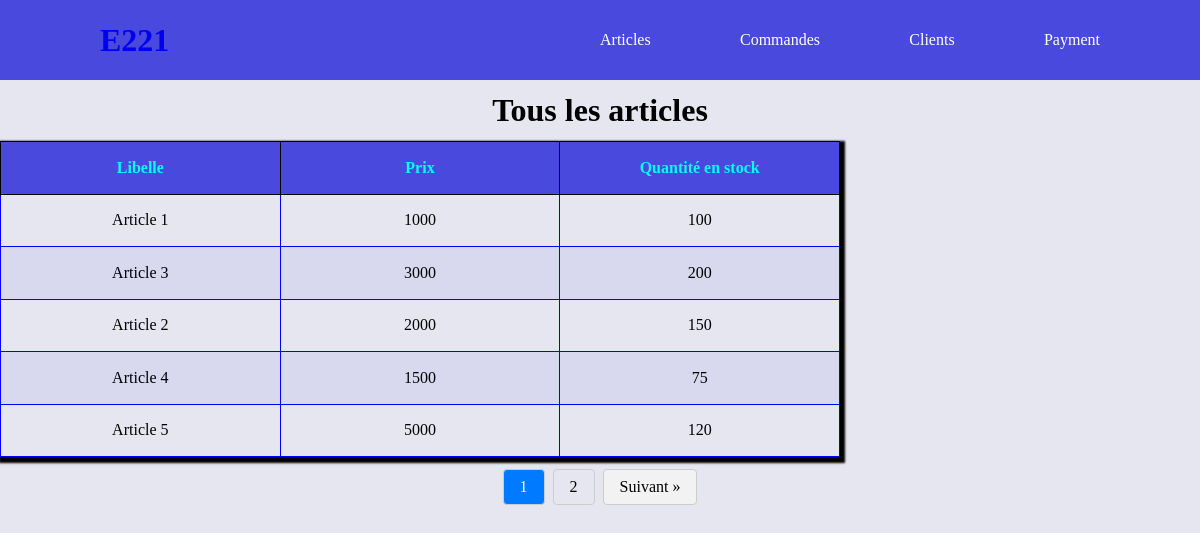
Screenshot of /?controller=article&page=article with the database file from the repository.
### tables this page shows
CREATE TABLE article(
   ida INT NOT NULL AUTO_INCREMENT,
   ref_art VARCHAR(50),
   libelle VARCHAR(50),
   prixunitaire VARCHAR(10),
   qtestock int,
   PRIMARY KEY(ida)
);

### config/helpers.php (called while the page is built, shortened)
<?php
function loadview(string $views, array $data = [], $layout = "base")
{
    extract($data);
    require_once(ROOT . "/views/" . $views);
}
function path(string $controller, string $page, array $additional = []): string
{
    $link = WEBROOT . "/?controller=$controller&page=$page";
    if (!empty($additional)) {
      foreach ($additional as $key => $value) {
        $link=$link."&"."$key=$value";
      }
    }
    return $link;
}
function countElement(string $table){
    $sql= "select count(*) as total from $table"  ;
   return executeSelect($sql,[],true);
}

### public/index.php (called while the page is built, shortened)
<?php
    require_once(ROOT."/config/router.php");

### bd/database.php (called while the page is built, shortened)
<?php
function openConnexion(){
    $data=null;
    $servername = 'localhost';
    $username = 'gesarticle';
    $password = 'passer123';
    $dbname="article";
    try {
        $conn = new PDO("mysql:host=$servername;dbname=$dbname", $username, $password);
        $conn->setAttribute(PDO::ATTR_ERRMODE, PDO::ERRMODE_EXCEPTION);
        $conn->setAttribute(PDO::ATTR_DEFAULT_FETCH_MODE, PDO::FETCH_ASSOC);
        return $conn;
    } catch(PDOException $e) {
        echo "Erreur de connexion à la base de données : " . $e->getMessage();
    }
}
function executeSelect(string $sql,array $data=[],$one=false) {
        $conn=openConnexion();
        $statement = $conn->prepare($sql);
      count($data)==0?$statement->execute():$statement->execute($data);
      $result=$one==true?$statement->fetch():$statement->fetchAll();
        return $result ;
}

### model/article.model.php (called while the page is built, shortened)
<?php
function findAllArticles( $debut=0){
    $sql="select *  from article ";
    $sql=$sql."limit $debut,5";
    return executeSelect($sql);
}

### views/article/allarticle.html.php (the view, shortened to what this page needs)
<h1> Tous les articles <?= isset($_GET["key"])? "de la commande" :"" ?></h1>
 <table  >
    <thead>
        <th>Libelle</th>
        <th>Prix</th>
        <th> Quantité en stock</th>
    </thead>
    <tbody>
    <?php foreach ($articles as $key => $article) : ?>
        <tr>
            <td><?=  $article["libelle"] ?></td>
            <td><?=  $article["prixunitaire"] ?></td>
            <td><?=  $article["qtestock"] ?></td>
        </tr>
        <?php endforeach?>
    </tbody>
 </table>
 <div class="flex jcc aic col-12 espaceTB">
    <div class="pagination ">
        <?php for ($i = 1; $i <= $nbr_page; $i++) : ?>
            <a href=" <?= path('article', 'article', ['pos' => $i]) ?>" class=<?=$page==$i?"active":""?>><?= $i ?> </a>
        <?php endfor ?>
        <?php if ($page < $nbr_page) : ?>
        <a href="<?= path('article', 'article', ['pos' => ($page+1)]) ?>" class="next">Suivant &raquo;</a>
        <?php endif ?>
    </div>
</div>

### public/css/style.css (style rules this page uses)
* { padding: 0; margin: 0; list-style-type: none; text-decoration: none; box-sizing: border-box; }
.espaceTB { margin: 1% 0%; }
.jcc { justify-content: center; }
.flex { display: flex; align-items: center; }
body { background-color: rgb(230, 230, 240); }
table { border-collapse: collapse; box-shadow: 2px 3px 2px 3px black; width: 70%; text-align: center; table-layout: fixed; }
th { border: solid 1px black; padding: 2%; background-color: rgb(73, 73, 221); color: aqua; text-align: center; }
td { border: solid 1px blue; padding: 2%; text-align: center; }
tbody tr:nth-child(even) { background-color: rgb(216, 216, 239); }
h1 { text-align: center; margin: 1% 0; }
.pagination { display: flex; list-style: none; padding: 0; }
.pagination a { color: #000; text-decoration: none; padding: 8px 16px; margin: 0 4px; border: 1px solid #ccc; border-radius: 4px; }
.pagination a.active { background-color: #007bff; color: #fff; }
.pagination .prev, .pagination .next { background-color: #f2f2f2; }
.col-12 { width: 100%; }

### rows the page displays
article: libelle "Article 1", prixunitaire "1000", qtestock "100"
article: libelle "Article 3", prixunitaire "3000", qtestock "200"
article: libelle "Article 2", prixunitaire "2000", qtestock "150"
article: libelle "Article 4", prixunitaire "1500", qtestock "75"
article: libelle "Article 5", prixunitaire "5000", qtestock "120"
